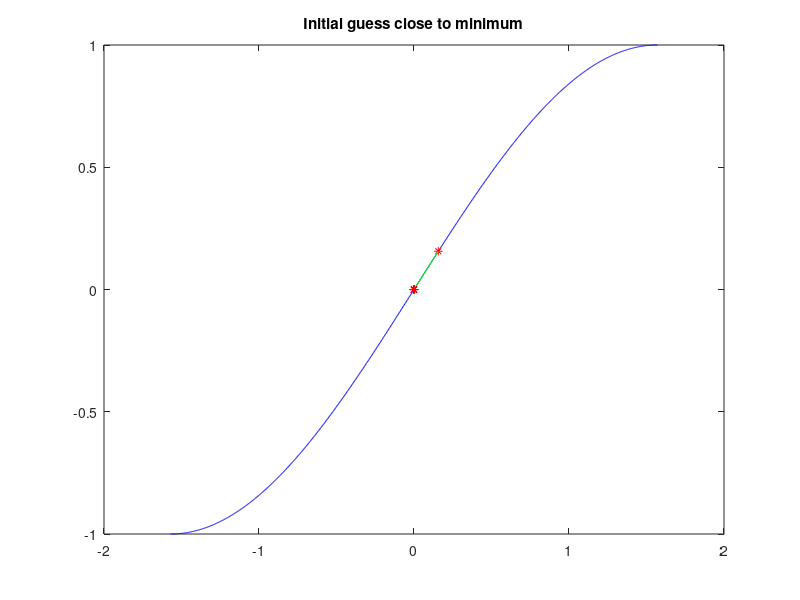
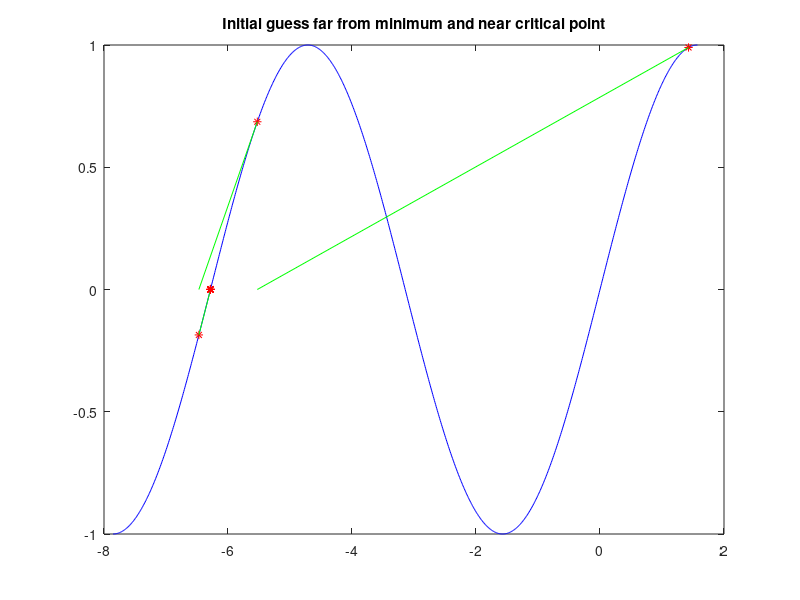

These charts were generated, in order, by the following MATLAB code:
%F(x) = 0
%1. sin(x) x = n*pi, if x0 \approx (n+1)*pi/2, derivative is 0 and Newton's
%method can diverge

%Plot sine over 6 wavelengths
Np=1001;
xp=linspace(-pi/2,pi/2,Np);
for j=1:Np
   Fx_p(j) = sin(xp(j));
end

%Good initial guess for Newton
figure; plot(xp,Fx_p,'b'); hold on;
x(1) = pi/20;
N=10;
for j=1:N
    %Function and derivative
    Fx(j) = sin(x(j)); DFx(j) = cos(x(j));
    plot(x(j),Fx(j),'r*');
    
    x(j+1) = x(j) - Fx(j)/DFx(j);
    plot([x(j),x(j+1)],[Fx(j),0],'g');    
end
plot(x(N+1),sin(x(N+1)),'r*');
title('Initial guess close to minimum')

fprintf(1,' xi  yi   y(xi) Error = |yexp_i - y(xi)|  \n')
for ii=1:length(x)
   fprintf(1,' %0.20f   %1.20f \n', x(ii), sin(x(ii)) )    
end

%Plot over 3 wavelengths
Np=1001;
xp=linspace(-5*pi/2,pi/2,Np);
for j=1:Np
   Fx_p(j) = sin(xp(j));
end

%Far away initial guess for Newton i.e. derivative is nearly 0
figure; plot(xp,Fx_p,'b'); hold on;
pert_ = 0.2; x(1) = pi/(2+pert_)
N=10;
for j=1:N
    %Function and derivative
    Fx(j) = sin(x(j)); DFx(j) = cos(x(j));
    plot(x(j),Fx(j),'r*');   
    
    x(j+1) = x(j) - Fx(j)/DFx(j);    
    plot([x(j),x(j+1)],[Fx(j),0],'g');
end
plot(x(N+1),sin(x(N+1)),'r*');

title('Initial guess far from minimum and near critical point')

fprintf(1,' xi  yi   y(xi) Error = |yexp_i - y(xi)|  \n')
for ii=1:length(x)
   fprintf(1,' %0.20f   %1.20f \n', x(ii), sin(x(ii)) )    
end


